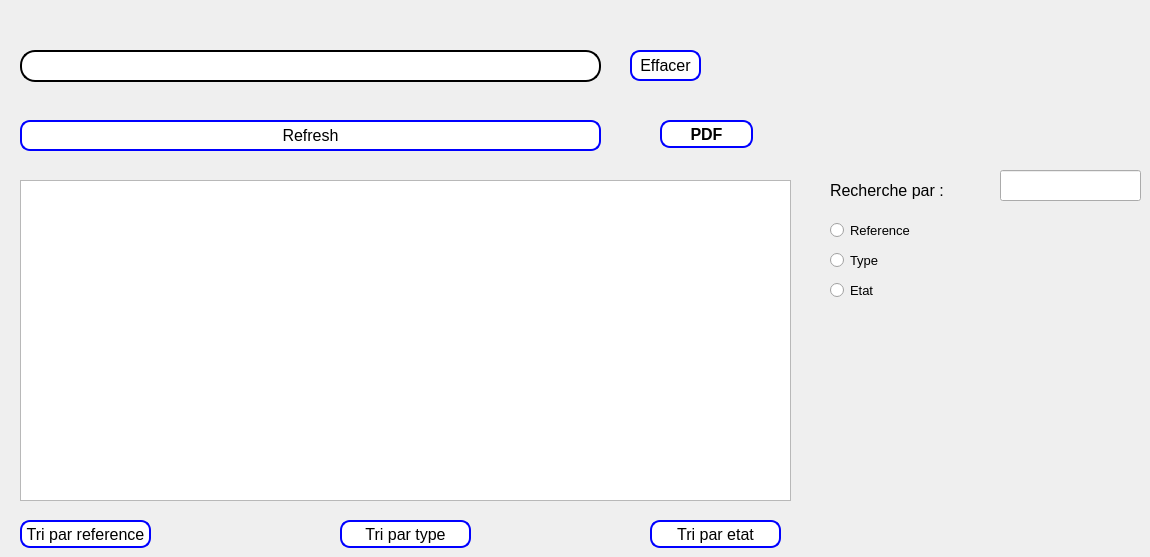
      <widget class="QWidget" name="view_equipments">
       <attribute name="title">
        <string>view equipments</string>
       </attribute>
       <widget class="QLineEdit" name="REFtoDelete">
        <property name="geometry">
         <rect>
          <x>20</x>
          <y>50</y>
          <width>581</width>
          <height>32</height>
         </rect>
        </property>
        <property name="styleSheet">
         <string notr="true">QLineEdit {
        border: 2px solid black;
        border-radius: 15px;
        padding: 5px;
        background-color: rgba(255, 255, 255);
        color: black;
    }

    QLineEdit:focus {
        border-color: black;
        background-color: rgba(248, 248, 248, 1);
    }
    </string>
        </property>
        <property name="maxLength">
         <number>8</number>
        </property>
       </widget>
       <widget class="QPushButton" name="AjouterButton_3">
        <property name="geometry">
         <rect>
          <x>630</x>
          <y>50</y>
          <width>71</width>
          <height>31</height>
         </rect>
        </property>
        <property name="styleSheet">
         <string notr="true">background-color: #ffffff; /* Fond blanc */
        border: 2px solid blue; /* Bordure bleue */
        border-radius: 10px; /* Coins arrondis */
        padding: 1px 2px; /* Espacement intérieur */
        color: black; /* Couleur du texte */
        font-size: 16px; /* Taille de la police */

       </string>
        </property>
        <property name="text">
         <string>Effacer</string>
        </property>
       </widget>
       <widget class="QTableView" name="tableView_3">
        <property name="geometry">
         <rect>
          <x>20</x>
          <y>180</y>
          <width>771</width>
          <height>321</height>
         </rect>
        </property>
       </widget>
       <widget class="QPushButton" name="AjouterButton_4">
        <property name="geometry">
         <rect>
          <x>20</x>
          <y>120</y>
          <width>581</width>
          <height>31</height>
         </rect>
        </property>
        <property name="styleSheet">
         <string notr="true">background-color: #ffffff; /* Fond blanc */
        border: 2px solid blue; /* Bordure bleue */
        border-radius: 10px; /* Coins arrondis */
        padding: 1px 2px; /* Espacement intérieur */
        color: black; /* Couleur du texte */
        font-size: 16px; /* Taille de la police */

       </string>
        </property>
        <property name="text">
         <string>Refresh</string>
        </property>
       </widget>
       <widget class="QRadioButton" name="nomRadioButton_2">
        <property name="geometry">
         <rect>
          <x>830</x>
          <y>220</y>
          <width>101</width>
          <height>20</height>
         </rect>
        </property>
        <property name="font">
         <font>
          <pointsize>10</pointsize>
         </font>
        </property>
        <property name="text">
         <string>Reference</string>
        </property>
       </widget>
       <widget class="QLabel" name="label_47">
        <property name="geometry">
         <rect>
          <x>830</x>
          <y>180</y>
          <width>151</width>
          <height>21</height>
         </rect>
        </property>
        <property name="font">
         <font>
          <pointsize>12</pointsize>
         </font>
        </property>
        <property name="text">
         <string>Recherche par :</string>
        </property>
       </widget>
       <widget class="QRadioButton" name="nomRadioButton_3">
        <property name="geometry">
         <rect>
          <x>830</x>
          <y>250</y>
          <width>101</width>
          <height>20</height>
         </rect>
        </property>
        <property name="font">
         <font>
          <pointsize>10</pointsize>
         </font>
        </property>
        <property name="text">
         <string>Type</string>
        </property>
       </widget>
       <widget class="QRadioButton" name="nomRadioButton_4">
        <property name="geometry">
         <rect>
          <x>830</x>
          <y>280</y>
          <width>101</width>
          <height>20</height>
         </rect>
        </property>
        <property name="font">
         <font>
          <pointsize>10</pointsize>
         </font>
        </property>
        <property name="text">
         <string>Etat</string>
        </property>
       </widget>
       <widget class="QLineEdit" name="lineEdit_2">
        <property name="geometry">
         <rect>
          <x>1000</x>
          <y>170</y>
          <width>141</width>
          <height>31</height>
         </rect>
        </property>
       </widget>
       <widget class="QPushButton" name="triCinPushButton_2">
        <property name="geometry">
         <rect>
          <x>20</x>
          <y>520</y>
          <width>131</width>
          <height>28</height>
         </rect>
        </property>
        <property name="styleSheet">
         <string notr="true">QPushButton {
        background-color: #ffffff; /* Fond blanc */
        border: 2px solid blue; /* Bordure bleue */
        border-radius: 10px; /* Coins arrondis */
        padding: 1px 2px; /* Espacement intérieur */
        color: black; /* Couleur du texte */
        font-size: 16px; /* Taille de la police */
    }

    QPushButton:hover {
        background-color: blue; /* Nouvelle couleur de fond au survol */
        color: white; /* Nouvelle couleur de texte au survol */
    }</string>
        </property>
        <property name="text">
         <string>Tri par reference</string>
        </property>
       </widget>
       <widget class="QPushButton" name="triCinPushButton_3">
        <property name="geometry">
         <rect>
          <x>340</x>
          <y>520</y>
          <width>131</width>
          <height>28</height>
         </rect>
        </property>
        <property name="styleSheet">
         <string notr="true">QPushButton {
        background-color: #ffffff; /* Fond blanc */
        border: 2px solid blue; /* Bordure bleue */
        border-radius: 10px; /* Coins arrondis */
        padding: 1px 2px; /* Espacement intérieur */
        color: black; /* Couleur du texte */
        font-size: 16px; /* Taille de la police */
    }

    QPushButton:hover {
        background-color: blue; /* Nouvelle couleur de fond au survol */
        color: white; /* Nouvelle couleur de texte au survol */
    }</string>
        </property>
        <property name="text">
         <string>Tri par type</string>
        </property>
       </widget>
       <widget class="QPushButton" name="triCinPushButton_4">
        <property name="geometry">
         <rect>
          <x>650</x>
          <y>520</y>
          <width>131</width>
          <height>28</height>
         </rect>
        </property>
        <property name="styleSheet">
         <string notr="true">QPushButton {
        background-color: #ffffff; /* Fond blanc */
        border: 2px solid blue; /* Bordure bleue */
        border-radius: 10px; /* Coins arrondis */
        padding: 1px 2px; /* Espacement intérieur */
        color: black; /* Couleur du texte */
        font-size: 16px; /* Taille de la police */
    }

    QPushButton:hover {
        background-color: blue; /* Nouvelle couleur de fond au survol */
        color: white; /* Nouvelle couleur de texte au survol */
    }</string>
        </property>
        <property name="text">
         <string>Tri par etat</string>
        </property>
       </widget>
       <widget class="QPushButton" name="PDFpushButton_2">
        <property name="geometry">
         <rect>
          <x>660</x>
          <y>120</y>
          <width>93</width>
          <height>28</height>
         </rect>
        </property>
        <property name="font">
         <font>
          <family>MS Shell Dlg 2</family>
          <pointsize>-1</pointsize>
          <weight>75</weight>
          <bold>true</bold>
         </font>
        </property>
        <property name="styleSheet">
         <string notr="true">QPushButton {
        background-color: #ffffff; /* Fond blanc */
        border: 2px solid blue; /* Bordure bleue */
        border-radius: 10px; /* Coins arrondis */
        padding: 1px 2px; /* Espacement intérieur */
        color: black; /* Couleur du texte */
        font-size: 16px; /* Taille de la police */
    }

    QPushButton:hover {
        background-color: blue; /* Nouvelle couleur de fond au survol */
        color: white; /* Nouvelle couleur de texte au survol */
    }</string>
        </property>
        <property name="text">
         <string>PDF</string>
        </property>
       </widget>
      </widget>
